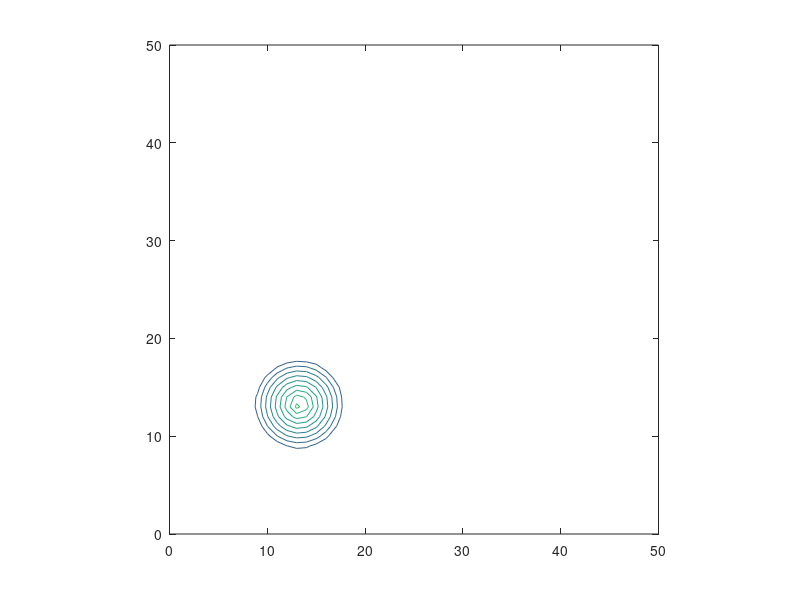

Source code (MATLAB): (Note: this script raises an error after producing the figure.)
clear all;
%
% To select upwind, Lax-Wendroff, TVD or Beam-Warming schemes, open file tvdlim.m and adapt
% parameters there
% Grid points
% 2D advection with splitting approach and pseudo compressibibility for each fractional step
% the limiter functions can be adapted in tvdlim.m (tvd=5 gives the upwind scheme for example)
% If your computer is too fast you can ask to wait between images
timetowait=0.0001

% PARAMETERS

% Grid size.
IM=50;
JM=IM;

% Domain scaled to [0,1]x[0,1] 
DX=1/(IM-2);
DY=1/(JM-2);

% Velocities are scaled to be at maximum 1
% so that you can chose the timestep dividing  scaled time by a 
% number of time steps to reach time =1
DT=1/(4*max(IM,JM));

% Non-dimension final time for integration
TF=2.;
TF=1.;

% Frequency of image (every nfre time-steps)
nfre=20;

% initial time
t=0;

% type of initial profile centered in XC,YC total width 2 W
% 0: user defined (use values between 1 and 2)
% 1: square
% 2: cone
% 3: Gaussian
iprof=2;
XC=0.25;
YC=0.25;
W=0.1;

% pseudo compressibility mass conservation if imass=1. Only relevant with splitting
% if u=u(y) and v=v(x), should have no effect
imass=0;

% splitting 
% isplit=0: no splitting= 2 x 1D
% isplit=1: always first x than y direction
% isplit=2: alternating x and y direction first
isplit=0;

% Velocity profile given by streamfunction (positive as high pressure in northern hemisphere
% velprof=0: user defined (scale such that velocities are maximum 1)
% velprof=1: solid rotation
% velprof=2: uniform advection with U and V velocity
% velprof=3: Sverdrup gyre with relative boundary layer width del
% velprof=4: jet like
velprof=2;

U=0.5;
V=0.5;
del=0.1;

% Time varying amplitude: amplivar
% amplivar=0: user defined (between -1 and 1)
% amplivar=1: 1 constant
% amplivar=2: cos(pi t) (forth and back over time unit)
% amplivar=3: cos(pi t/2) (forth and back over 2 time units)
% amplivar=4: cos(pi t/4) (forth and back over 4 time units)
amplivar=1;

%want to calculate cfl maximum values? use lookcfl=1
lookcfl=1;

% From here mostly self contained
% EXCEPT If you want to adapt graphics or add profiles

% Grid steps could be made non-uniform (DX(i), DY(j)) by
% filling in the following differently. Not tested
cdy(1:JM)=DY;
ldx(1:IM)=DX;

% Number of time step needed to reach final time
NMAX=(TF-t)/DT;

% Initialisations with background value 1.001 (zero is not a good choice for mass conservation test)
for i=1:IM
    for j=1:JM
        C(i,j)=1.001;
        CN(i,j)=0;
        x(i,j)=(i-1)/(IM-1);
        y(i,j)=(j-1)/(JM-1);
    end
end
if iprof==0
    % user defined
    for i=1:IM
        for j=1:JM
            C(i,j)=1+0.5*sin(x(i,j))*cos(y(i,j));
        end
    end
elseif iprof==1
    for i=1:IM
        for j=1:JM
         rx=x(i,j)-XC;
         ry=y(i,j)-YC;
         if (abs(rx) < W) & (abs(ry) < W)
         C(i,j)=2;    
         end
        end
    end
elseif iprof==2
    for i=1:IM
        for j=1:JM
         rx=x(i,j)-XC;
         ry=y(i,j)-YC;
         rd=sqrt(rx*rx+ry*ry);
         if abs(rd) < W
         C(i,j)=C(i,j)+(W-rd)/W;    
         end
        end
    end
else
    for i=1:IM
        for j=1:JM
         rx=x(i,j)-XC;
         ry=y(i,j)-YC;
         rd=sqrt(rx*rx+ry*ry);
         C(i,j)=C(i,j)+exp(-(rd*rd/W/W));    
        end
    end
end


% RESOLUTION and PLOT

% Save initial field for possible tests in back-forth exercise
CINI=C;

for i=1:IM
    for j=1:JM
        if velprof==0
            % user defined
        elseif velprof==1
            % solid rotation
               psamplivar(i,j)=((x(i,j)-0.5)^2+(y(i,j)-.5)^2);
        elseif velprof==2
            % uniform flow
               psamplivar(i,j)=-y(i,j)*U+x(i,j)*V;
        elseif velprof==3
            % sverdrup folow
               psamplivar(i,j)=5*del*cos((y(i,j)-0.5)*pi)*(1-x(i,j)-exp(-x(i,j)/del));
        elseif velprof==4
            % jet like
               th=atan2(y(i,j)-0.5,x(i,j)-0.5);
               rc=0.2+0.2*(abs(cos(th)));
               r=sqrt((x(i,j)-0.5)^2+(y(i,j)-0.5)^2);
               psamplivar(i,j)=1 - 0.1*tanh((r-rc)/0.1);
        else
            % for other uses
        end
        u(i,j)=0;
        v(i,j)=0;
    end
end

fig=figure;

contour(psamplivar')
hold on
contour(C')
axis equal
axis([0 IM 0 JM])
title('Stream function and initial condition used, press any key to start')
hold off
pause

contour(C',[0.9 1 1.1 1.2 1.3 1.4 1.5 1.6 1.7 1.8 1.9 2. 2.1 2.2])
hold on
contour(C',[0.99 0.99],'k--')
%set(h(1),'LineWidth',2)
hold on
contour(C',[2.01 2.01],'k--')
%set(h(1),'LineWidth',2)
hold off
caxis([0.5 2.5])
axis equal
axis([0 IM 0 JM])


%M(1) = getframe;
pause(0.01)
for n=1:NMAX
    
    if amplivar==0
        ampli=0.5;
    elseif amplivar==1
        ampli=1;
    elseif amplivar==2
        ampli=cos(pi*t);
    elseif amplivar==3
        ampli=cos(pi*t/2);
    elseif amplivar==4
        ampli=cos(pi*t/4);
    else
        ampli=sin(2*pi*t);
    end

    if imass==1
        one=ones(IM,JM);
        onep=one;
    end

    psi=psamplivar*ampli;
    
    for i=1:IM
        for j=1:JM-1
            u(i,j)=-(psi(i,j+1)-psi(i,j))/DY;
        end
    end
    for i=1:IM-1
        for j=1:JM
            v(i,j)=(psi(i+1,j)-psi(i,j))/DX;
        end
    end
    
    if lookcfl==1
        clfx=max(max(abs(u*DT/DX)));
        clfy=max(max(abs(u*DT/DY)));
    end
    
    % Alernate directions
    % if isplit=2
    
    if isplit==2
        is=mod(n,2);
    else
        is=0;
    end
    
    %two loops over x and y only executing one of the 1D problems.
    % alows to alternate or not
    
    for jj=0:1
    
        if jj==is
            
            for j=2:JM-1
                %lp=zeros(IM);
                for i=1:IM
                    lu(i)=u(i,j);
                    lc(i)=C(i,j);
                end
                lp=adv1D(lu,lc,DT,ldx,IM);
                for i=1:IM
                    CN(i,j)=lp(i);
                end
            end

            if imass==1
                for i=2:IM-1
                    for j=2:JM-1
                        onep(i,j)=one(i,j)-DT/ldx(i)*(u(i+1,j)-u(i,j));
                        CN(i,j)=(CN(i,j)+(one(i,j)-1)*C(i,j))/(onep(i,j));
                    end
                end
            end
            
            % zero gradients
            CN(:,1)=CN(:,2);
            CN(:,JM)=CN(:,JM-1);
            
            % or initial condition
            CN(:,1)=CINI(:,1);
            CN(:,JM)=CINI(:,JM);
            
            if isplit==0
             % store increment to add and do not update C so old values are used for y direction
                CADD=CN-C;
            else
                C=CN;
            end

            if imass==1
                one=onep;
            end
        
        else

            for i=2:IM-1
                cv=v(i,:);
                cc=C(i,:);
                cp=adv1D(cv,cc,DT,cdy,JM);
                CN(i,1:JM)=cp(1:JM);
            end

            if imass==1
                for i=2:IM-1
                    for j=2:JM-1
                        onep(i,j)=one(i,j)-DT/cdy(j)*(v(i,j+1)-v(i,j));
                        CN(i,j)=(CN(i,j)+(one(i,j)-1)*C(i,j))/(onep(i,j));
                    end
                end
            end
            
            % zero gradient
            CN(1,:)=CN(2,:);
            CN(IM,:)=CN(IM-1,:);
            
            %or initial condition
            CN(1,:)=CINI(1,:);
            CN(IM,:)=CINI(IM,:);
            
            if isplit==0
                C=CN+CADD;
            else
                C=CN;
            end

            if imass==1
                one=onep;
            end

            %pcolor(C')
        
        end

        % finish loop for jj
    
    end
    
    t=t+DT;
    if mod(n,nfre) == 0
        contour(C',[0.9 1 1.1 1.2 1.3 1.4 1.5 1.6 1.7 1.8 1.9 2. 2.1 2.2])
        hold on
        contour(C',[0.99 0.99],'k--')
        %set(h(1),'LineWidth',2)
        hold on
        contour(C',[2.01 2.01],'k--')
        %set(h(1),'LineWidth',2)
        hold off
        axis equal
        axis([0 IM 0 JM])
        %axis equal
        caxis([0.5 2.5])
        pause(timetowait)
%        M((n)/nfre+1) = getframe;
        if n==400
            title('please push any key to continue')
            pause
        end
        if n==200
            title('please push any key to continue')
            pause
        end
    end

% finish time loop
end

%movie(M)
%movie(M)
ERR=norm(CINI-C);